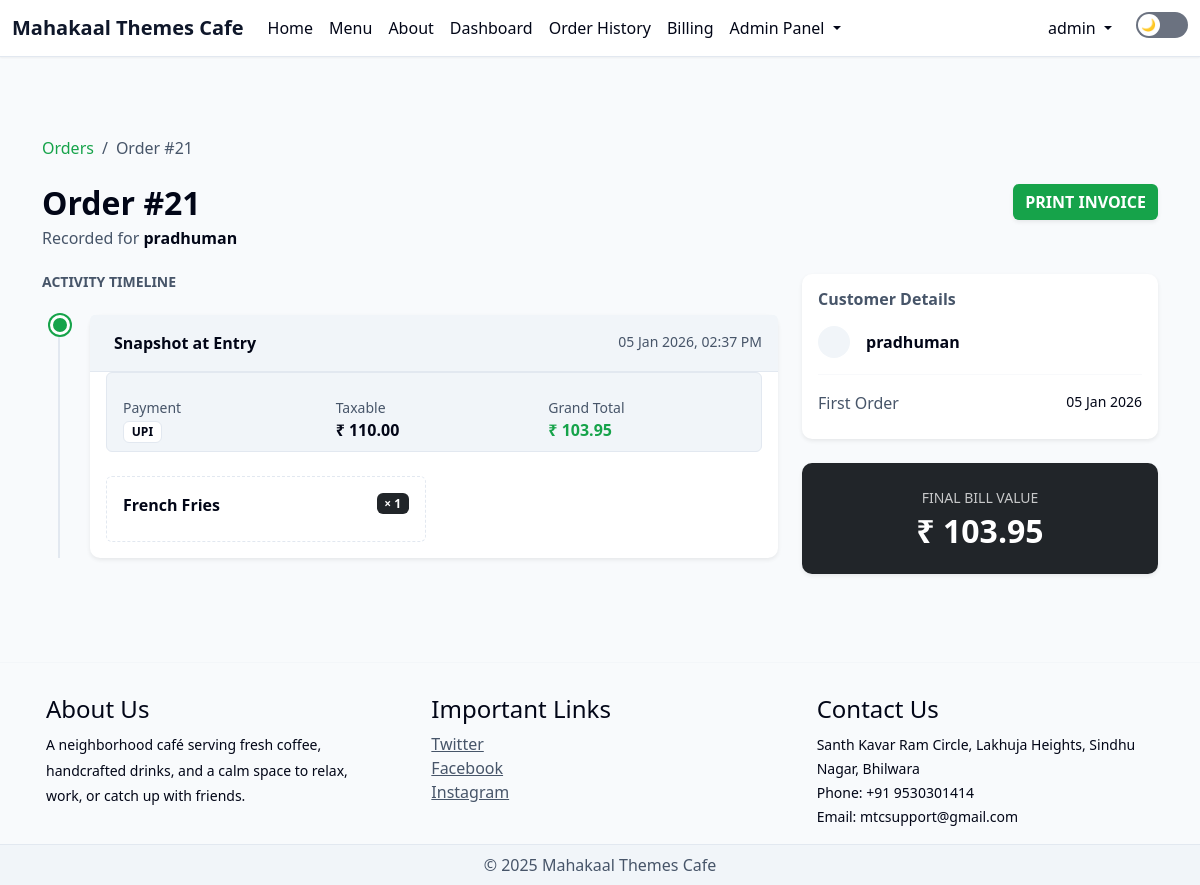
Page /orders/history/21/ (signed in) on the committed database.
### orders/models.py (models this page shows, shortened)
class Order(models.Model):
    bill = models.OneToOneField(
        "billing.Bill",
        on_delete=models.CASCADE,
        related_name="order",
        null=True,
        blank=True,
    )
    customer_name = models.CharField(max_length=255)
    created_at = models.DateTimeField(auto_now_add=True)
    class Status(models.TextChoices):
        NEW = "NEW", "New"
        IN_PROGRESS = "IN_PROGRESS", "In Progress"
        SERVED = "SERVED", "Served"
    status = models.CharField(
        max_length=20,
        choices=Status.choices,
        default=Status.NEW,
    )

class OrderHistory(models.Model):
    order = models.ForeignKey(
        Order,
        on_delete=models.CASCADE,
        related_name="history"
    )
    bill_number = models.CharField(
        max_length=30,
        default="UNKNOWN"
    )
    customer_name = models.CharField(
        max_length=100,
        default="UNKNOWN"
    )
    customer_phone = models.CharField(
        max_length=15,
        default="NA"
    )
    PAYMENT_MODES = (
        ("CASH", "Cash"),
        ("UPI", "UPI"),
    )
    payment_mode = models.CharField(
        max_length=20,
        choices=PAYMENT_MODES,
        default="CASH",
    )
    cash_received = models.DecimalField(
        max_digits=10,
        decimal_places=2,
        default=Decimal("0.00"),
        null=True,
        blank=True,
    )
    change_returned = models.DecimalField(
        max_digits=10,
        decimal_places=2,
        default=Decimal("0.00"),
        null=True,
        blank=True,
    )
    subtotal = models.DecimalField(
        max_digits=12,
        decimal_places=2,
        default=Decimal("0.00")
    )
    discount = models.DecimalField(
        max_digits=12,
        decimal_places=2,
        default=Decimal("0.00")
    )
    gst = models.DecimalField(
        max_digits=12,
        decimal_places=2,
        default=Decimal("0.00")
    )
    total_amount = models.DecimalField(
        max_digits=12,
        decimal_places=2,
        default=Decimal("0.00")
    )
    items_snapshot = models.JSONField(
        default=list
    )
    bill_pdf_path = models.CharField(
        max_length=255,
        blank=True,
        default=""
    )
    created_at = models.DateTimeField(
        default=timezone.now
    )
    class Meta:
        ordering = ["-created_at"]
        verbose_name = "Order History"
        verbose_name_plural = "Order History"

### billing/models.py (models this page shows, shortened)
class Bill(models.Model):
    class PaymentMode(models.TextChoices):
        CASH = "CASH", "Cash"
        UPI = "UPI", "UPI"
    bill_number = models.CharField(max_length=20, unique=True, editable=False)
    customer_name = models.CharField(max_length=100)
    customer_phone = models.CharField(max_length=15)
    payment_mode = models.CharField(
        max_length=10,
        choices=PaymentMode.choices,
        default=PaymentMode.UPI,
    )
    cash_received = models.DecimalField(
        max_digits=10,
        decimal_places=2,
        null=True,
        blank=True,
    )
    change_returned = models.DecimalField(
        max_digits=10,
        decimal_places=2,
        null=True,
        blank=True,
    )
    discount_amount = models.DecimalField(
        max_digits=10, decimal_places=2, default=0
    )
    discount_percent = models.DecimalField(
        max_digits=5, decimal_places=2, default=0
    )
    gst_percentage = models.DecimalField(
        max_digits=5, decimal_places=2
    )
    bill_pdf_path = models.CharField(max_length=255, blank=True, default="")
    created_at = models.DateTimeField(auto_now_add=True)
    def subtotal(self):
        return sum(item.line_total() for item in self.items.all())
    def gst_amount(self):
        taxable_amount = self.subtotal() - self.discount_amount
        if taxable_amount < 0:
            taxable_amount = Decimal("0.00")
        return taxable_amount * (self.gst_percentage / Decimal("100"))
    def total_amount(self):
        return self.subtotal() - self.discount_amount + self.gst_amount()

class BillItem(models.Model):
    SIZE_CHOICES = (
            ("S", "Small"),
            ("M", "Medium"),
            ("L", "Large"),
        )
    bill = models.ForeignKey(
        Bill,
        related_name="items",
        on_delete=models.CASCADE
    )
    item = models.ForeignKey(
        Item,
        on_delete=models.PROTECT
    )
    size = models.CharField(
        max_length=1,
        choices=SIZE_CHOICES,
        default="M"
    )
    price = models.DecimalField(
        max_digits=8, decimal_places=2
    )
    quantity = models.PositiveIntegerField()
    def line_total(self):
        return self.price * self.quantity

### orders/views.py (the view)
# urls.py: path("history/<int:order_id>/", order_history_view, name="order_history"),
@staff_required
def order_history_view(request, order_id):
    order = get_object_or_404(
        Order.objects.select_related("bill"),
        id=order_id
    )
    history = OrderHistory.objects.filter(order=order).order_by("-created_at")
    for h in history:
        if isinstance(h.items_snapshot, dict):
            h.items_snapshot = list(h.items_snapshot.values())
    return render(
        request,
        "orders/order_history.html",
        {
            "order": order,
            "history": history,
        },
    )

### templates/orders/order_history.html (shortened to what this page needs)
{% extends "base.html" %}
{% block body %}
<div class="container py-5">
  <nav aria-label="breadcrumb" class="mb-4">
    <ol class="breadcrumb">
      <li class="breadcrumb-item"><a href="{% url 'orders:order_history_list' %}" class="text-decoration-none" style="color: var(--accent);">Orders</a></li>
      <li class="breadcrumb-item active" style="color: var(--text-muted);">Order #{{ order.id }}</li>
    </ol>
  </nav>
  <div class="d-flex justify-content-between align-items-start mb-4">
    <div>
      <h2 class="fw-bold mb-1" style="color: var(--text-main);">Order #{{ order.id }}</h2>
      <p class="mb-0" style="color: var(--text-muted);">Recorded for <strong style="color: var(--text-main);">{{ order.customer_name }}</strong></p>
    </div>
    <div class="d-flex gap-2">
      {% if order.bill %}
        <a href="{% url 'billing:bill_pdf' order.bill.id %}" target="_blank" class="btn btn-accent fw-bold shadow-sm">
           PRINT INVOICE
        </a>
      {% endif %}
    </div>
  </div>
  <div class="row g-4">
    <div class="col-lg-8">
      <h5 class="fw-bold mb-4 text-uppercase small" style="color: var(--text-muted);">Activity Timeline</h5>
      <div class="timeline-stepper">
        {% for h in history %}
        <div class="timeline-item">
          <span class="timeline-dot"></span>
          <div class="card shadow-sm border-0" style="background: var(--bg-card);">
            <div class="card-header snapshot-card-header py-3 d-flex justify-content-between">
              <span class="fw-bold">Snapshot at Entry</span>
              <span class="small" style="color: var(--text-muted);">{{ h.created_at|date:"d M Y, h:i A" }}</span>
            </div>
            <div class="card-body">
              <div class="row g-3 mb-4 summary-strip rounded p-2 mx-0">
              <div class="col-4">
                <small class="d-block" style="color: var(--text-muted);">Payment</small>
                <span class="badge"
                      style="background: var(--bg-card); color: var(--text-main); border: 1px solid var(--border-soft);">
                  {{ order.bill.payment_mode|default:"—" }}
                </span>
              </div>
              <div class="col-4">
                <small class="d-block" style="color: var(--text-muted);">Taxable</small>
                <span class="fw-bold" style="color: var(--text-main);">
                  ₹ {{ order.bill.subtotal|floatformat:2 }}
                </span>
              </div>
              <div class="col-4">
                <small class="d-block" style="color: var(--text-muted);">Grand Total</small>
                <span class="fw-bold" style="color: var(--accent);">
                  ₹ {{ order.bill.total_amount|floatformat:2 }}
                </span>
              </div>
            </div>
              <div class="row g-3">
                {% for item in h.items_snapshot %}
                <div class="col-md-6">
                  <div class="p-3 rounded item-card h-100">
                    <div class="d-flex justify-content-between align-items-start">
                      <span class="fw-bold">{{ item.item_name }}</span>
                      <span class="badge bg-dark text-white">× {{ item.quantity }}</span>
                    </div>
                  </div>
                </div>
                {% endfor %}
              </div>
            </div>
          </div>
        </div>
        {% empty %}
        <div class="text-center py-5">
          <i class="bi bi-hourglass-split h1 opacity-25" style="color: var(--text-muted);"></i>
          <p style="color: var(--text-muted);">No timeline data available for this order.</p>
        </div>
        {% endfor %}
      </div>
    </div>
    <div class="col-lg-4">
      <div class="card shadow-sm border-0 mb-4" style="background: var(--bg-card);">
        <div class="card-body">
          <h6 class="fw-bold mb-3" style="color: var(--text-muted);">Customer Details</h6>
          <div class="d-flex align-items-center mb-3">
            <div class="rounded-circle p-3 me-3" style="background: var(--bg-soft); color: var(--accent);">
            </div>
            <div>
              <div class="fw-bold" style="color: var(--text-main);">{{ order.customer_name }}</div>
            </div>
          </div>
          <hr style="border-color: var(--border-soft);">
          <div class="d-flex justify-content-between mb-2">
            <span style="color: var(--text-muted);">First Order</span>
            <span class="small" style="color: var(--text-main);">{{ order.created_at|date:"d M Y" }}</span>
          </div>
        </div>
      </div>
      <div class="card shadow-sm border-0 bg-dark text-white">
        <div class="card-body p-4 text-center">
          <div class="small opacity-75 text-uppercase mb-1">Final Bill Value</div>
          <h2 class="fw-bold mb-0">
            ₹ {{ order.bill.total_amount|floatformat:2 }}
          </h2>
        </div>
      </div>
    </div>
  </div>
</div>
{% endblock %}

### templates/base.html (shortened to what this page needs)
<!doctype html>
<html lang="en">
<head>
  <link href="https://cdn.jsdelivr.net/npm/bootstrap@5.2.2/dist/css/bootstrap.min.css" rel="stylesheet">
  <link href="https://cdn.jsdelivr.net/npm/select2@4.1.0-rc.0/dist/css/select2.min.css" rel="stylesheet">
</head>
<body>
<nav class="navbar fixed-top navbar-expand-lg theme-navbar">
    <div class="container-fluid">
    <a class="navbar-brand" href="/">
      Mahakaal Themes Cafe
    </a>
    <div class="collapse navbar-collapse" id="navbarSupportedContent">
      <ul class="navbar-nav me-auto mb-2 mb-lg-0">
        <li class="nav-item">
          <a class="nav-link" href="/">Home</a>
        </li>
        <li class="nav-item">
          <a class="nav-link" href="/menu">Menu</a>
        </li>
        <li class="nav-item">
          <a class="nav-link" href="/about">About</a>
        </li>
        {% if user.is_superuser %}
        <li class="nav-item">
          <a class="nav-link" href="/dashboard">Dashboard</a>
        </li>
        {% endif %}
        {% if user.is_staff or user.is_superuser %}
        <li class="nav-item">
          <a class="nav-link" href="/orders/history">Order History</a>
        </li>
        {% endif %}
        {% if user.is_staff or user.is_superuser %}
        <li class="nav-item">
          <a class="nav-link"
             href="{% url 'billing:create_bill' %}">
            Billing
          </a>
          {% endif %}
        </li>
        {% if user.is_superuser %}
        <li class="nav-item dropdown">
          <a class="nav-link dropdown-toggle" href="#" data-bs-toggle="dropdown">
            Admin Panel
          </a>
        </li>
        {% endif %}
      </ul>
      <ul class="navbar-nav ms-auto align-items-center">
      {% if user.is_authenticated %}
        <li class="nav-item dropdown">
          <a class="nav-link dropdown-toggle" href="#" data-bs-toggle="dropdown">
            {{ user.username }}
          </a>
        </li>
      {% else %}
        <li class="nav-item">
          <a class="nav-link" href="{% url 'authentication:login' %}">
            Login
          </a>
        </li>
      {% endif %}
    </ul>
      <div class="theme-switch ms-3">
        <label for="themeToggle"></label>
      </div>
    </div>
  </div>
</nav>
<div class="page-wrapper">
  <main class="page-content">
    <div class="container-fluid pt-4" style="margin-top:64px;">
      {% block body %}{% endblock body %}
    </div>
  </main>
<footer style="background:var(--bg-main); color:var(--text-main);">
  <hr style="border-color: var(--border-soft);">
  <div class="container p-3">
    <div class="row gx-5 align-items-start">
      <div class="col-12 col-md-4 mb-4 mb-md-0">
        <h4>About Us</h4>
        <p class="footer-about mb-0">
          <small>
            A neighborhood café serving fresh coffee, handcrafted drinks,
            and a calm space to relax, work, or catch up with friends.
          </small>
        </p>
      </div>
      <div class="col-12 col-md-4 mb-4 mb-md-0">
        <h4>Important Links</h4>
        <ul class="list-unstyled mb-0">
          <li><a href="#" class="footer-link">Twitter</a></li>
          <li><a href="#" class="footer-link">Facebook</a></li>
          <li><a href="#" class="footer-link">Instagram</a></li>
        </ul>
      </div>
      <div class="col-12 col-md-4">
        <h4>Contact Us</h4>
        <address class="mb-0">
          <small>
            Santh Kavar Ram Circle, Lakhuja Heights, Sindhu Nagar, Bhilwara
          </small><br>
          <small>Phone: +91 9530301414</small><br>
          <small>Email: mtcsupport@gmail.com</small>
        </address>
      </div>
    </div>
  </div>
</footer>
</div>
<div class="text-center p-2 footer-bottom">
  © 2025 Mahakaal Themes Cafe
</div>
</body>
</html>

### rows in the picture
Order: id "21", customer_name "pradhuman", bill.payment_mode "UPI", bill.subtotal "110.00", bill.total_amount "103.95", created_at "05 Jan 2026"
OrderHistory: created_at "05 Jan 2026, 02:37 PM", item_name "French Fries", quantity "1"

### other values in the picture
{{ user.username }} "admin"
